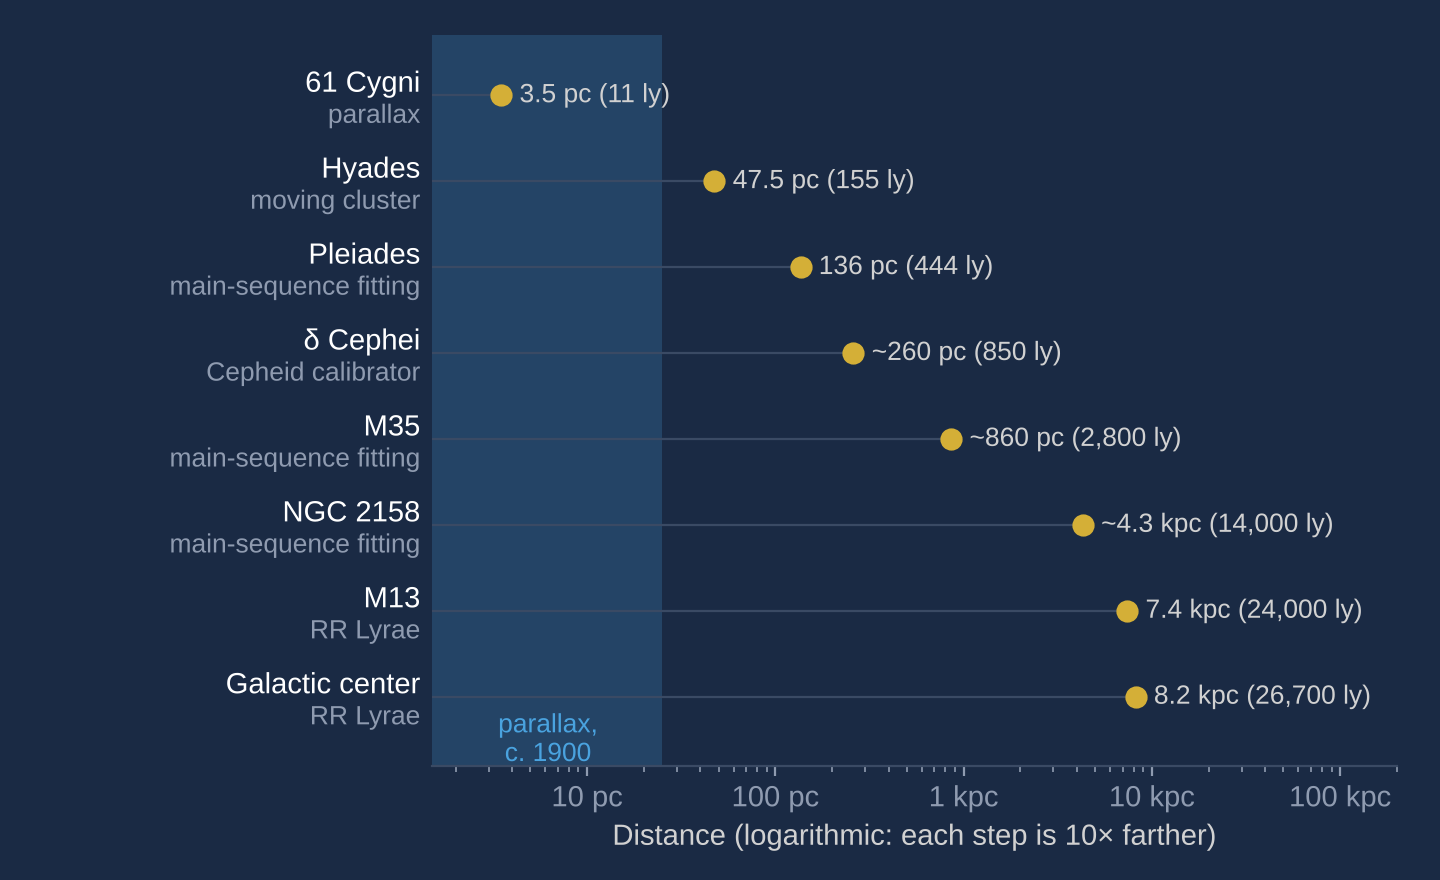

This chart was generated by the following Python code:
"""Landmarks of the lower distance ladder, each with the rung that put it in reach.
Distances (pc): 61 Cyg 3.5 (parsecs-vs-light-years); Hyades 47.5 (Gaia DR2); Pleiades 136
(VLBI 136.2, Gaia DR2 135.8); delta Cep ~260 (HST 2002 ~273; Anderson 2015 244+/-10);
M35 ~860 (~2,800 ly, APOD 2021-05-10); NGC 2158 4,298 (Cantat-Gaudin et al. 2020, table1);
M13 7,400 (A06 table); Galactic center 8,200 (GRAVITY 2019).
"Parallax c. 1900" band: errors ~40 mas (Russell 1910) -> parallax ~ error beyond ~25 pc.
"""
import numpy as np
import matplotlib.pyplot as plt
from nbas_style import use, save
c = use()
L = [  # name, pc, rung, label side (+1 above, -1 below), ly string
    ("61 Cygni", 3.5, "parallax", +1, "11 ly"),
    ("Hyades", 47.5, "moving cluster", -1, "155 ly"),
    ("Pleiades", 136, "main-sequence fitting", +1, "444 ly"),
    ("δ Cephei", 260, "Cepheid calibrator", -1, "~850 ly"),
    ("M35", 860, "main-sequence fitting", +1, "2,800 ly"),
    ("NGC 2158", 4300, "main-sequence fitting", -1, "~14,000 ly"),
    ("M13", 7400, "RR Lyrae", +1, "24,000 ly"),
    ("Galactic center", 8200, "RR Lyrae", -1, "26,700 ly"),
]
fig, ax = plt.subplots(figsize=(7.2, 4.4))
fig.subplots_adjust(left=0.30, right=0.97, top=0.96, bottom=0.13)
ax.set_xscale("log"); ax.set_xlim(1.5, 200000)
n = len(L)
ax.set_ylim(-0.8, n - 0.3)
ax.axvspan(1.5, 25, color=c["b"], alpha=0.22, lw=0)
ax.text(6.2, -0.5, "parallax,\nc. 1900", color=c["b"], fontsize=9.5,
        ha="center", va="center")
for i, (name, d, rung, side, ly) in enumerate(L):
    y = n - 1 - i
    ax.plot([1.5, d], [y, y], color=c["rule"], lw=0.8, zorder=1)
    ax.plot(d, y, "o", color=c["a"], ms=7, zorder=3)
    pc = f"{d:,.0f} pc" if d < 1000 else f"{d/1000:.1f} kpc"
    if name == "61 Cygni": pc = "3.5 pc"
    if name == "Hyades": pc = "47.5 pc"
    approx = "~" if name in ("δ Cephei", "NGC 2158", "M35") else ""
    ax.text(d*1.25, y, f"{approx}{pc} ({ly.lstrip('~')})", va="center",
            color=c["ink"], fontsize=9.5)
    ax.text(1.3, y + 0.13, name, ha="right", va="center", color=c["strong"], fontsize=10.5,
            clip_on=False)
    ax.text(1.3, y - 0.24, rung, ha="right", va="center", color=c["muted"], fontsize=9.5,
            clip_on=False)
ax.set_yticks([]); ax.spines["left"].set_visible(False)
ax.set_xticks([10, 100, 1000, 10000, 100000])
ax.set_xticklabels(["10 pc", "100 pc", "1 kpc", "10 kpc", "100 kpc"])
ax.set_xlabel("Distance (logarithmic: each step is 10\u00d7 farther)")
save(fig, "fig-rung-reach")
